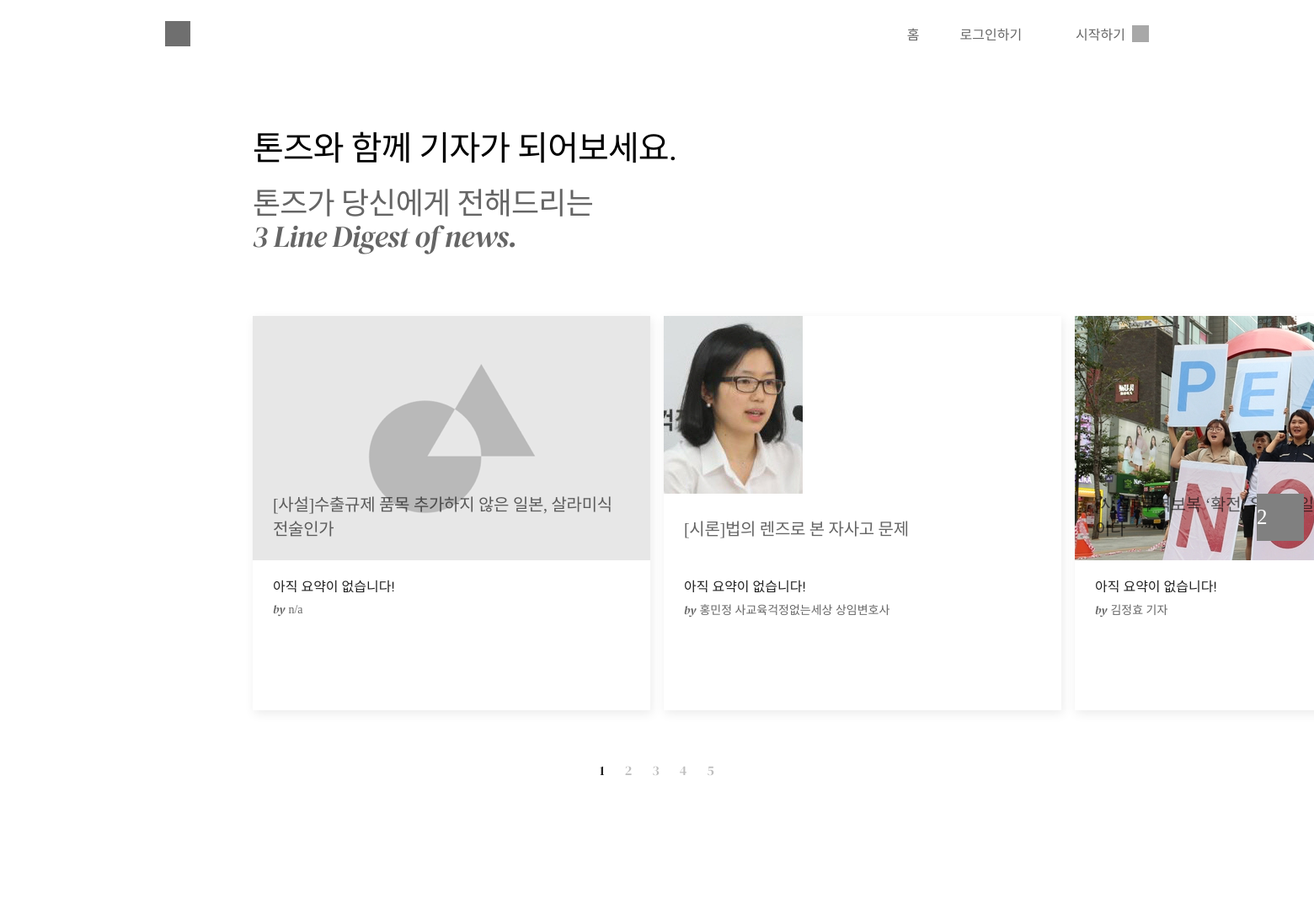
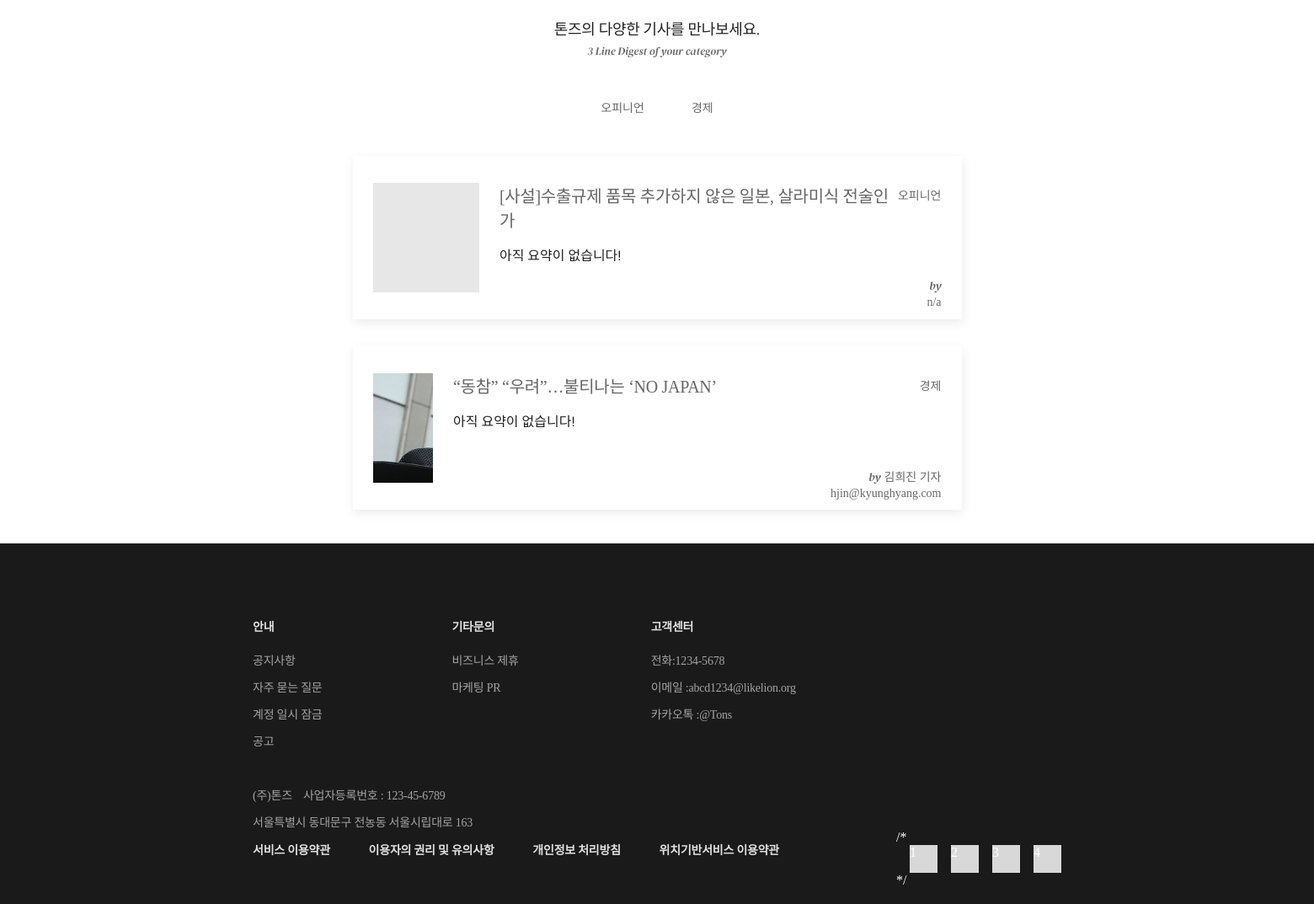
/6/, run on the app's committed database (2 pictures, top to bottom).
### article/models.py (models this page shows, shortened)
class Article(models.Model):
    title = models.CharField(max_length=200)
    writer = models.CharField(max_length=50)
    pub_date = models.DateTimeField(auto_now_add=False)
    category = models.ForeignKey(Category, on_delete=models.SET_NULL, null = True)
    content = models.TextField()
    original = models.TextField()
    stars = models.FloatField(default=0)
    photo = models.ImageField(upload_to="media\img", null=True, blank=True)
    thumbnail = ThumbnailerImageField(upload_to='article', blank=True)
    stars_count = models.PositiveIntegerField(default=0)
    class Meta:
        ordering = ['-stars']

### category/models.py (models this page shows)
class Category(models.Model):
    name = models.TextField(max_length=10,default='')
    def __str__(self):
        return self.name
    class Meta:
        verbose_name_plural = "Categories"

### Tons/views.py (the view, shortened to what this page needs)
# urls.py: 2. Add a URL to urlpatterns:  path('', views.home, name='home')
def home(request, user_id = None):
    top10_article = Article.objects.order_by('-stars')[:10]
    top10_best_summ_list = dict()
    best_summ_list = dict()
    for article in top10_article:
        try:
            top10_best_summ_list[article.id] = Summary.objects.filter(belongsto_article=article.id).latest('obj_count')
        except: #요약이 하나도 없을 경우
            top10_best_summ_list[article.id] = '아직 요약이 없습니다!'
    if user_id: #유저가 선택한 카테고리
        user = User.objects.get(id = user_id)
        try:
            profile = Profile.objects.get(user = user)
        except: #어드민계정예외
            user_id = None
            return redirect('home')
        user_cat_list = profile.category.all()
        user_category = dict()
        for category in user_cat_list:
            try:
                article = Article.objects.filter(category=category.id).latest('stars')
                user_category[category] = article
                try:
                    best_summ_list[article.id] = Summary.objects.filter(belongsto_article=article.id).latest('obj_count')
                except: #요약이 하나도 없을 경우
                    best_summ_list[article.id] = '아직 요약이 없습니다!'
            except: # 하나도 없을 경우
                best_summ_list = None
                user_category[category] = '기사가 없습니다.'
        return render(request, 'home.html', {'top10_article' : top10_article,'article_by_category': user_category, 'best_summ_list':best_summ_list, 'top10_best_summ_list':top10_best_summ_list})

### Tons/templates/home.html (shortened to what this page needs)
{% extends 'base.html' %}
{% load staticfiles %}
{% load thumbnail %}
    {% block contents %}
    <div class="wrapper">
        <div class="upper_contents_container">
            <div class="title_container">
                <div class="title_1 winLoadBefore">
                    톤즈와 함께 기자가 되어보세요.</div>
                <div class="title_2 winLoadBefore">톤즈가 당신에게 전해드리는</div>
                <div class="title_3 winLoadBefore">3 Line Digest of news.</div>
            </div>
        </div>
    </div>
   <div class="card_container_wrapper">
        <div class="card_container">
            <ul>
                {% for top10 in top10_article %}
                <li>
                    <a href="{% url 'article:detail' top10.id %}">
                        <div class="image_container">
                            {% if top10.thumbnail %}
                            <div class="img_wrap_1"><img src="{% thumbnail top10.thumbnail 472x290 crop %}" alt=""></div>
                            {% else %}
                            <div class="img_wrap_1"><img src="{% static 'img/test_image.png' %}" alt=""></div>
                            {% endif %}
                            <div class="article_title">
                                {{top10.title}}
                            </div>
                        </div>
                        <div class="text">
                            {% for key, value in top10_best_summ_list.items %}
                            {% if key == top10.id %}
                            <div class="line_1">{{ value }}</div>
                            {% endif %}
                            {% endfor %}
                        </div>
                        <div id="writer">
                            <span class="by">by</span>
                            <span class="name">{{top10.writer}}</span></div>
                    </a>
                </li>
                {% endfor %}
            </ul>
        </div>
        <div class="button right button_before">2</div>
        <div class="page_num_cont page_num_before">
            <ul class="page_num">
                <li class="dot">1</li>
                <li class="dot">2</li>
                <li class="dot">3</li>
                <li class="dot">4</li>
                <li class="dot">5</li>
            </ul>
        </div>
    </div>
<div class="wrapper">
        <div class="middle_contents_container">
            <div class="category_container category_title_before">
                <div class="category_title_1"> 톤즈의 다양한 기사를 만나보세요.</div>
                <div class="category_title_2"> 3 Line Digest of your category</div>
                <div class="category">
                    <ul>
                    {% for category in article_by_category.keys %}
                        <a href ="{% url 'category:cat_detail' category.id%}"><li>{{category.name}}</li>
                    {% endfor %}
                    </ul>
                </div>
            </div>
            <ul class="category_article">
                {% for category,article in article_by_category.items %}
                <li>
                    <a href="{% url 'article:detail' article.id%}">
                        <div class="category_article_content">
                            {% if article.thumbnail %}
                            <div class="img_wrap_2"><img src="{% thumbnail article.thumbnail 130x130 crop %}" alt=""></div>
                            {% else %}
                            <div class="img_wrap_2"><img src="{% static 'img/test_image.png' %}" alt=""></div>
                            {% endif %}
                            <div class="category_article_textcontainer">
                                <div class="catebory_article_title">
                                    {{article.title}}
                                </div>
                                <div class="text">
                                    {% for key, value in best_summ_list.items %}
                                    {% if key == article.id %}
                                    <div class="line_1">{{ value }}</div>
                                    {% endif %}
                                    {% endfor %}
                                </div>
                            </div>
                            <div class="category_article_othercontainer">
                                <div id="category_category">{{category}}</div>
                                <div id="writer">
                                    <span class="by">by</span>
                                    <span class="name">{{article.writer}}</span></div>
                            </div>
                        </div>
                    </a>
                </li>
                {% endfor %}
            </ul>
        </div>
    </div>
    {% endblock contents %}

### static/css/footer.css (style rules this page uses)
body { margin: 0; overflow-x: hidden; }
ul { padding: 0; margin: 0; }
li { list-style: none; }
a { text-decoration: none; color: #000000; }

### data on the page
Article: title "[사설]수출규제 품목 추가하지 않은 일본, 살라미식 전술인가", top10_best_summ_list "아직 요약이 없습니다!", writer "n/a"
Article: thumbnail (picture), title "[시론]법의 렌즈로 본 자사고 문제", top10_best_summ_list "아직 요약이 없습니다!", writer "홍민정 사교육걱정없는세상 상임변호사"
Article: thumbnail (picture), title "[사설] 무역보복 ‘확전’…", top10_best_summ_list "아직 요약이 없습니다!", writer "김정효 기자"
Category: name "오피니언", title "[사설]수출규제 품목 추가하지 않은 일본, 살라미식 전술인가", best_summ_list "아직 요약이 없습니다!", writer "n/a"
Category: name "경제", thumbnail (picture), title "“동참” “우려”…불티나는 ‘NO JAPAN’", best_summ_list "아직 요약이 없습니다!", writer "김희진 기자 hjin@kyunghyang.com"
